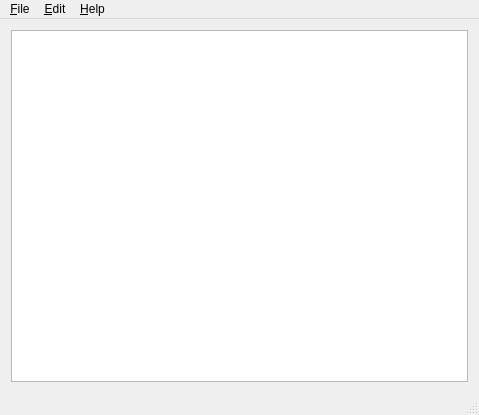
<?xml version="1.0" encoding="UTF-8"?>
<ui version="4.0">
 <class>MainWindow</class>
 <widget class="QMainWindow" name="MainWindow">
  <property name="geometry">
   <rect>
    <x>0</x>
    <y>0</y>
    <width>479</width>
    <height>415</height>
   </rect>
  </property>
  <property name="acceptDrops">
   <bool>true</bool>
  </property>
  <property name="windowTitle">
   <string>MultiDiff</string>
  </property>
  <widget class="QWidget" name="centralWidget">
   <layout class="QVBoxLayout" name="verticalLayout">
    <item>
     <widget class="FileList" name="fileList">
      <property name="dragDropMode">
       <enum>QAbstractItemView::DropOnly</enum>
      </property>
      <property name="defaultDropAction">
       <enum>Qt::CopyAction</enum>
      </property>
      <property name="selectionMode">
       <enum>QAbstractItemView::ExtendedSelection</enum>
      </property>
      <property name="sortingEnabled">
       <bool>true</bool>
      </property>
     </widget>
    </item>
   </layout>
  </widget>
  <widget class="QMenuBar" name="menuBar">
   <property name="geometry">
    <rect>
     <x>0</x>
     <y>0</y>
     <width>479</width>
     <height>20</height>
    </rect>
   </property>
   <widget class="QMenu" name="menuEdit">
    <property name="title">
     <string>&amp;Edit</string>
    </property>
    <addaction name="separator"/>
    <addaction name="actionDiff"/>
    <addaction name="actionShow_duplicates"/>
    <addaction name="separator"/>
    <addaction name="actionSettings"/>
   </widget>
   <widget class="QMenu" name="menuFile">
    <property name="title">
     <string>&amp;File</string>
    </property>
    <addaction name="actionEdit"/>
    <addaction name="actionRemove"/>
    <addaction name="actionDelete_file"/>
   </widget>
   <widget class="QMenu" name="menuHelp">
    <property name="title">
     <string>&amp;Help</string>
    </property>
    <addaction name="actionAbout"/>
    <addaction name="actionAbout_Qt"/>
   </widget>
   <addaction name="menuFile"/>
   <addaction name="menuEdit"/>
   <addaction name="menuHelp"/>
  </widget>
  <widget class="QStatusBar" name="statusBar"/>
  <action name="actionSettings">
   <property name="text">
    <string>Settings...</string>
   </property>
   <property name="statusTip">
    <string>Application settings</string>
   </property>
  </action>
  <action name="actionRemove">
   <property name="text">
    <string>Remove</string>
   </property>
   <property name="statusTip">
    <string>Remove selected items</string>
   </property>
   <property name="shortcut">
    <string>Del</string>
   </property>
  </action>
  <action name="actionDiff">
   <property name="text">
    <string>Diff...</string>
   </property>
   <property name="statusTip">
    <string>Side-by-side diff using external tool</string>
   </property>
   <property name="shortcut">
    <string>Ctrl+D</string>
   </property>
  </action>
  <action name="actionEdit">
   <property name="text">
    <string>Edit...</string>
   </property>
   <property name="statusTip">
    <string>Edit selected item with default application</string>
   </property>
   <property name="shortcut">
    <string>Ctrl+E</string>
   </property>
  </action>
  <action name="actionShow_duplicates">
   <property name="text">
    <string>Show duplicates</string>
   </property>
   <property name="statusTip">
    <string>Search for duplicates after current row</string>
   </property>
   <property name="shortcut">
    <string>F3</string>
   </property>
  </action>
  <action name="actionDelete_file">
   <property name="text">
    <string>Delete file from disk</string>
   </property>
   <property name="shortcut">
    <string>Ctrl+Del</string>
   </property>
  </action>
  <action name="actionAbout_Qt">
   <property name="text">
    <string>About Qt...</string>
   </property>
  </action>
  <action name="actionAbout">
   <property name="text">
    <string>About...</string>
   </property>
  </action>
 </widget>
 <layoutdefault spacing="6" margin="11"/>
 <customwidgets>
  <customwidget>
   <class>FileList</class>
   <extends>QTreeView</extends>
   <header>filelist.h</header>
  </customwidget>
 </customwidgets>
 <resources/>
 <connections/>
</ui>
